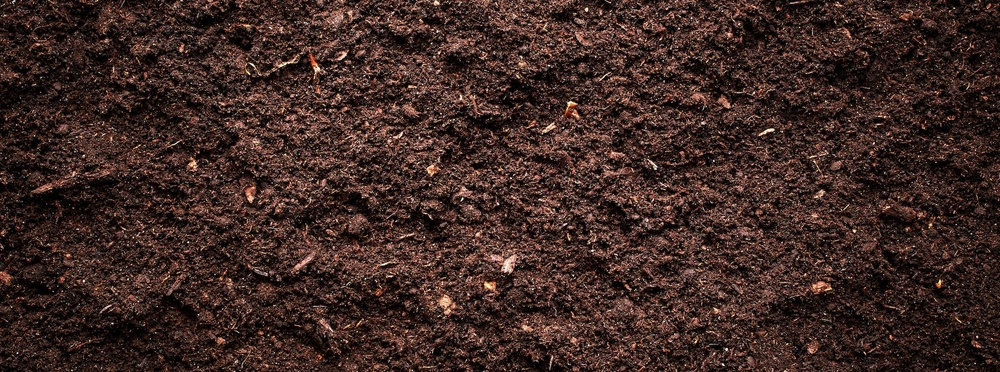
#> input picture Crop-Recommendation-System-master/SoilmoistureAnalysis/data/Soilmoisture/1.jpg, 1000 x 372 px, shrunk from 2000 x 745 before the run
$ python -i soil_analyzer.py   (imports and definitions only)
#> lines starting #> are read from the running program, lines starting #| are printed output that depends on the picture
import cv2
import numpy as np

def estimate_soil_moisture(image_path):
    """
    Estimate soil moisture from an image by combining grayscale and blue channel analysis.
    Uses both overall brightness (grayscale) and blue channel sensitivity (water absorption)
    with blur and median for robustness. Higher intensity indicates drier soil.
    Returns moisture percentage (0-100%).
    """
#> called with image_path = 'data/Soilmoisture/1.jpg'
    # Read the image
    image = cv2.imread(image_path)
#> image is the input picture: shape (372, 1000, 3); mean B, G, R 37, 42, 63.3
    if image is None:
        raise ValueError("Unable to read the image.")

    # Convert to grayscale and apply blur
    gray = cv2.cvtColor(image, cv2.COLOR_BGR2GRAY)
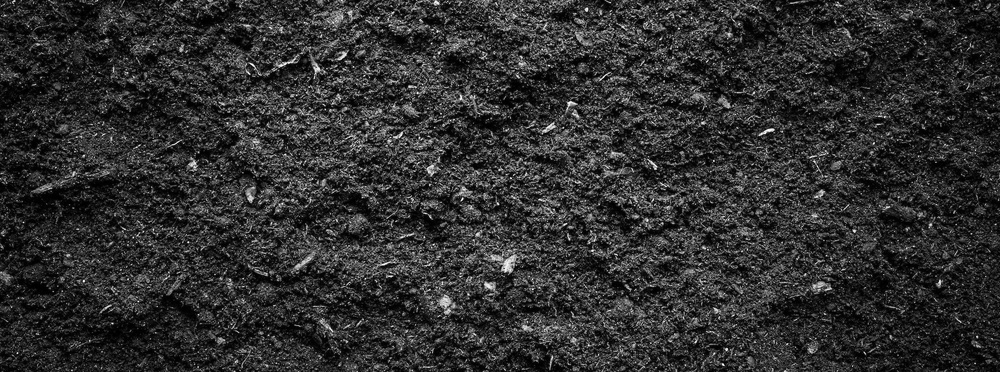
#> gray: shape (372, 1000); min 0, max 254, mean 47.8
    gray_blurred = cv2.GaussianBlur(gray, (5, 5), 0)
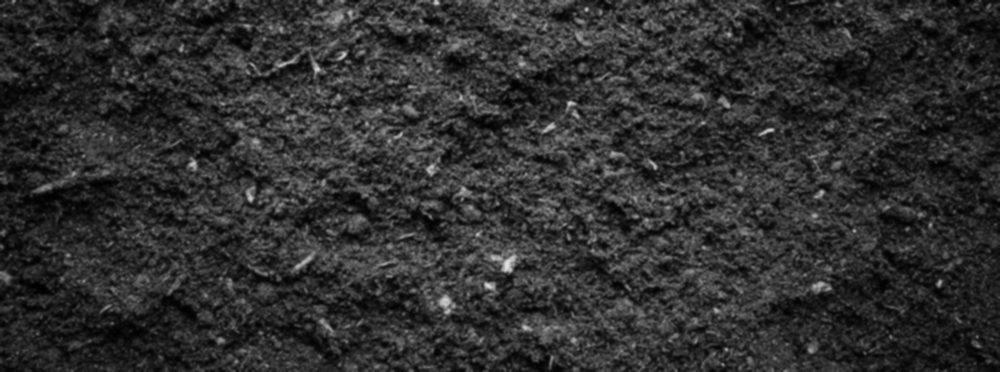
#> gray_blurred: shape (372, 1000); min 1, max 227, mean 47.8
    gray_median = np.median(gray_blurred)
#> gray_median = 45

    # Split into channels and use blue channel
    b, g, r = cv2.split(image)
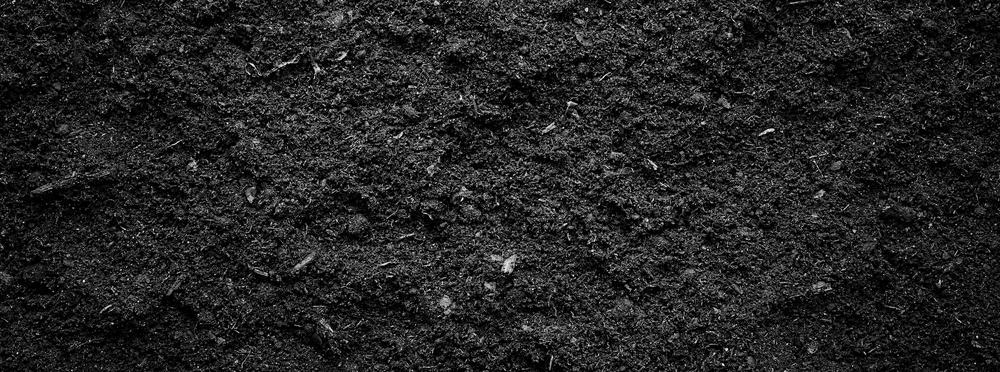
#> b: shape (372, 1000); min 0, max 250, mean 37
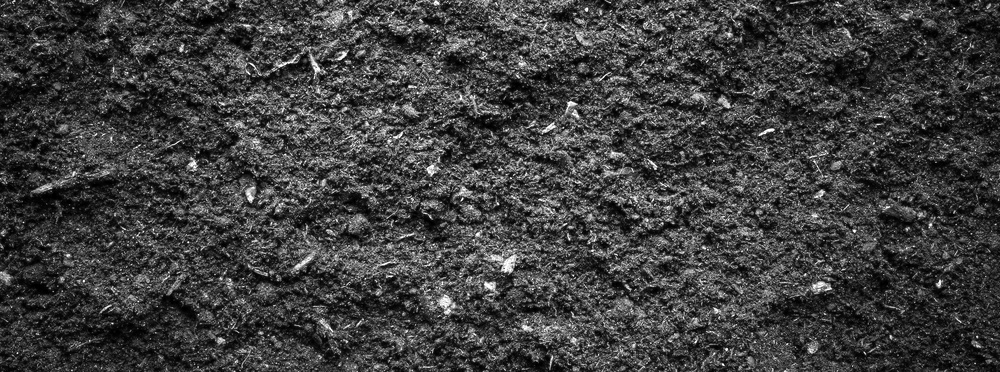
#> r: shape (372, 1000); min 0, max 255, mean 63.3
    blue_blurred = cv2.GaussianBlur(b, (5, 5), 0)
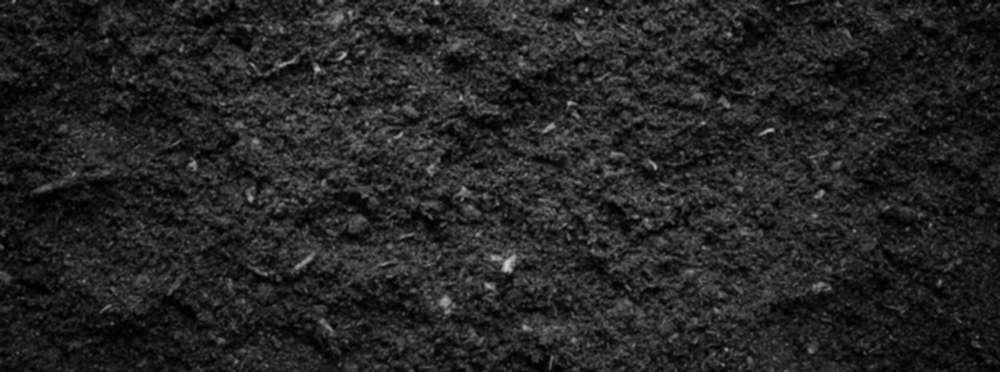
#> blue_blurred: shape (372, 1000); min 0, max 206, mean 37
    blue_median = np.median(blue_blurred)
#> blue_median = 34

    # Combine: weighted average (50% grayscale, 50% blue)
    combined_intensity = (gray_median + blue_median) / 2
#> combined_intensity = 39.5

    # Heuristic: Moisture = 100 - (combined_intensity / 255 * 100)
    # Assuming darker (lower intensity) = wetter soil
    moisture = 100 - (combined_intensity / 255 * 100)
#> moisture = 84.51

    # Clamp to 0-100
    moisture = max(0, min(100, moisture))

    return round(moisture, 2)

>>> result = estimate_soil_moisture('data/Soilmoisture/1.jpg')
#> result = 84.51

$ run again, on Crop-Recommendation-System-master/SoilmoistureAnalysis/data/Soilmoisture/2.jpg
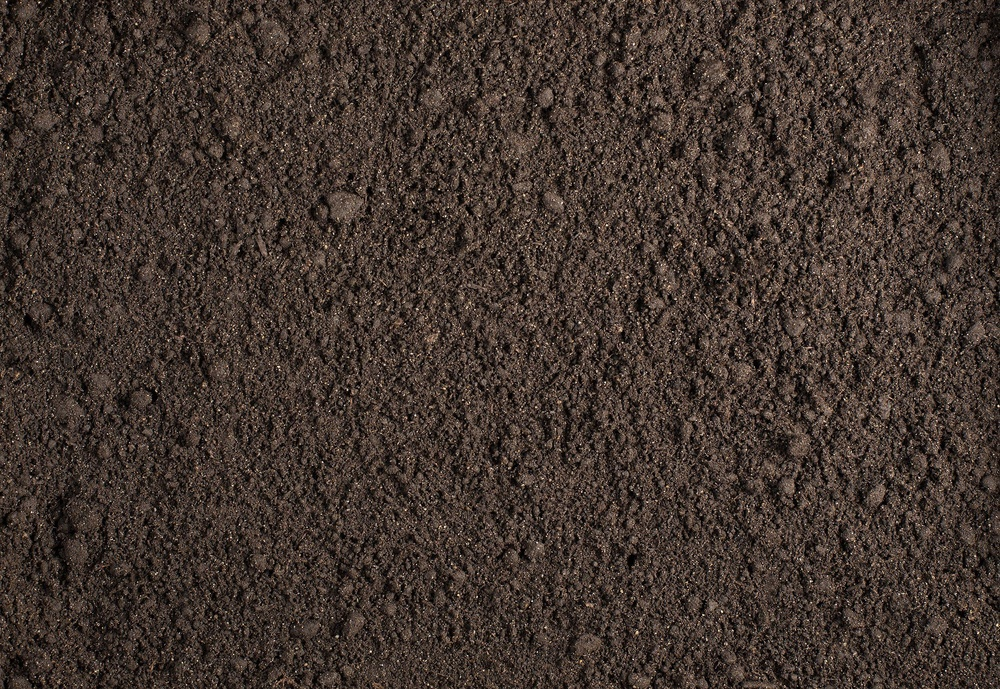
#> input picture Crop-Recommendation-System-master/SoilmoistureAnalysis/data/Soilmoisture/2.jpg, 1000 x 689 px, shrunk from 2550 x 1757 before the run
#> in estimate_soil_moisture, image is the input picture: shape (689, 1000, 3); mean B, G, R 47.5, 54.4, 67
#> in estimate_soil_moisture, `gray_blurred = cv2.GaussianBlur(gray, (5, 5), 0)`:
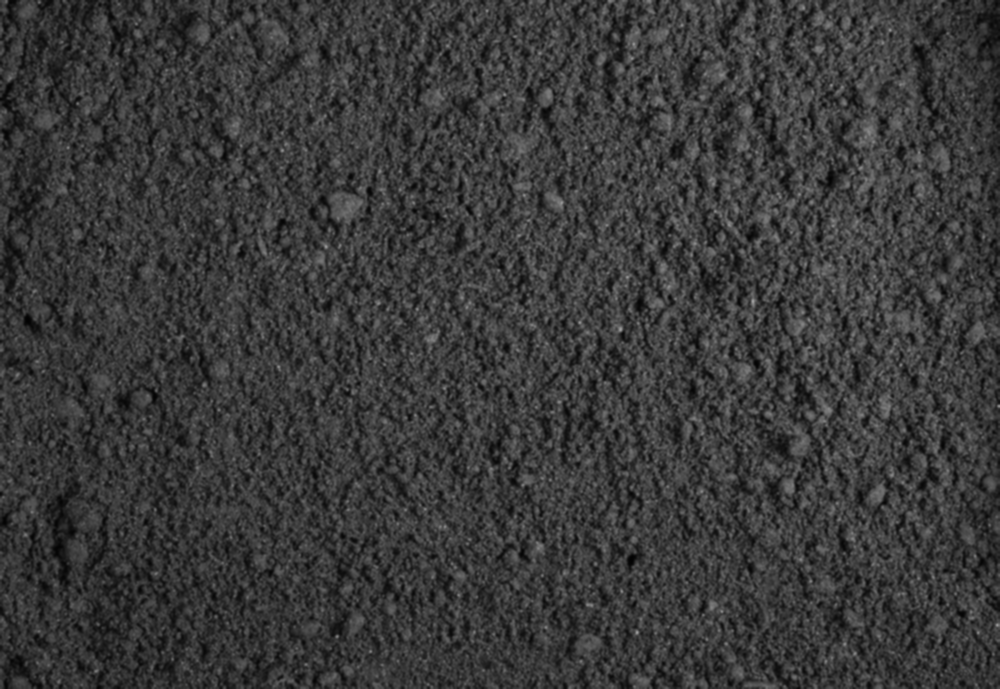
#> gray_blurred: shape (689, 1000); min 2, max 159, mean 57.4
#> gray_median = 57
#> in estimate_soil_moisture, `b, g, r = cv2.split(image)`:
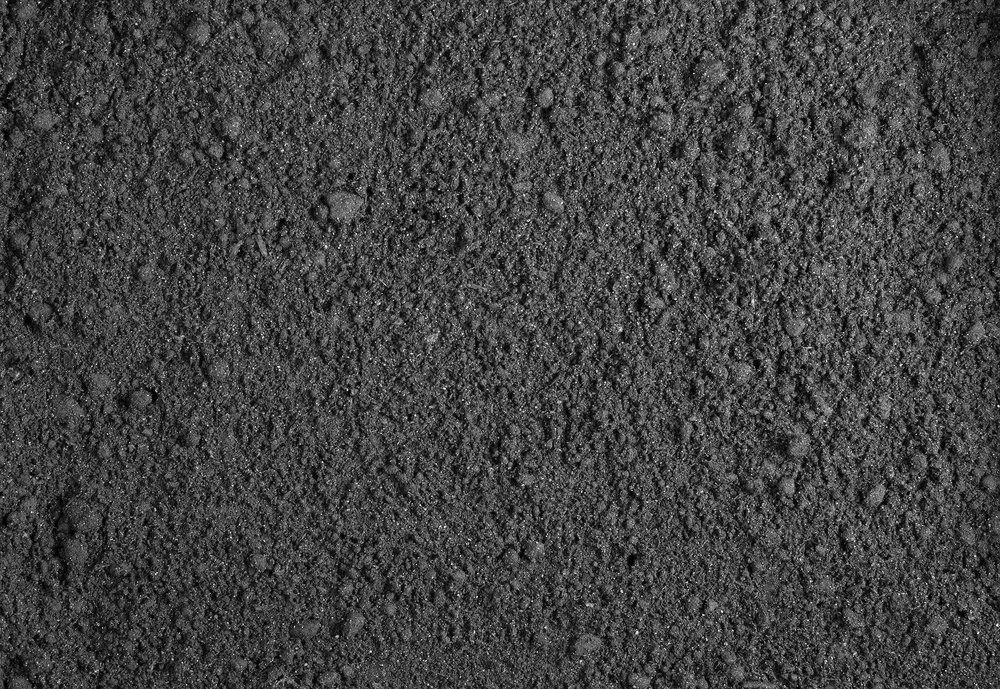
#> r: shape (689, 1000); min 0, max 255, mean 67
#> blue_median = 48
#> combined_intensity = 52.5
#> moisture = 79.41

$ run again, on Crop-Recommendation-System-master/SoilmoistureAnalysis/data/Soilmoisture/4.jpg
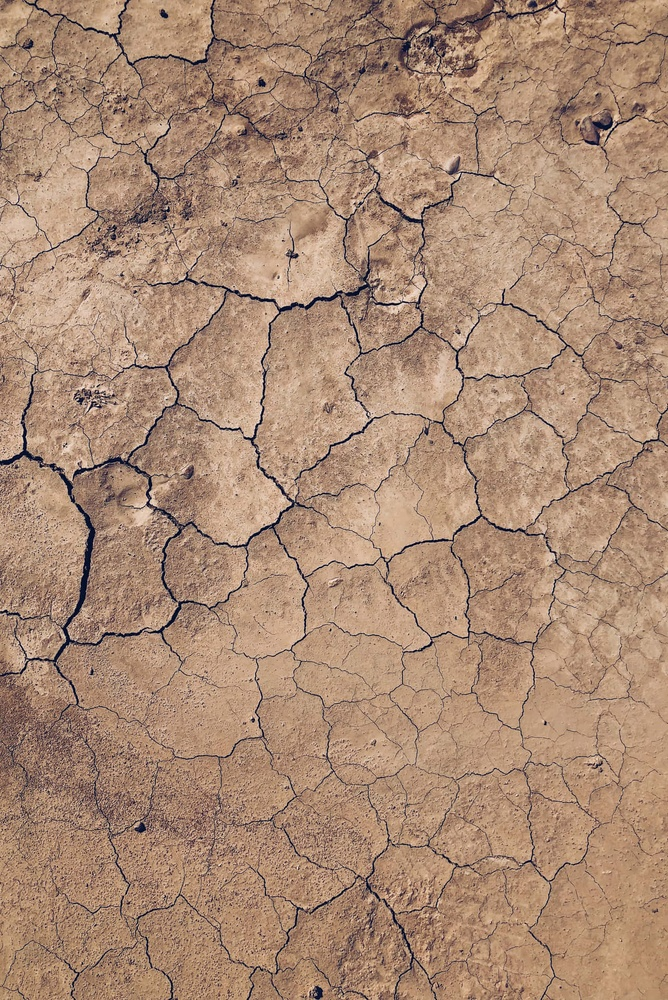
#> input picture Crop-Recommendation-System-master/SoilmoistureAnalysis/data/Soilmoisture/4.jpg, 668 x 1000 px, shrunk from 1282 x 1920 before the run
#> in estimate_soil_moisture, image is the input picture: shape (1000, 668, 3); mean B, G, R 115.9, 138.5, 170.4
#> in estimate_soil_moisture, `gray = cv2.cvtColor(image, cv2.COLOR_BGR2GRAY)`:
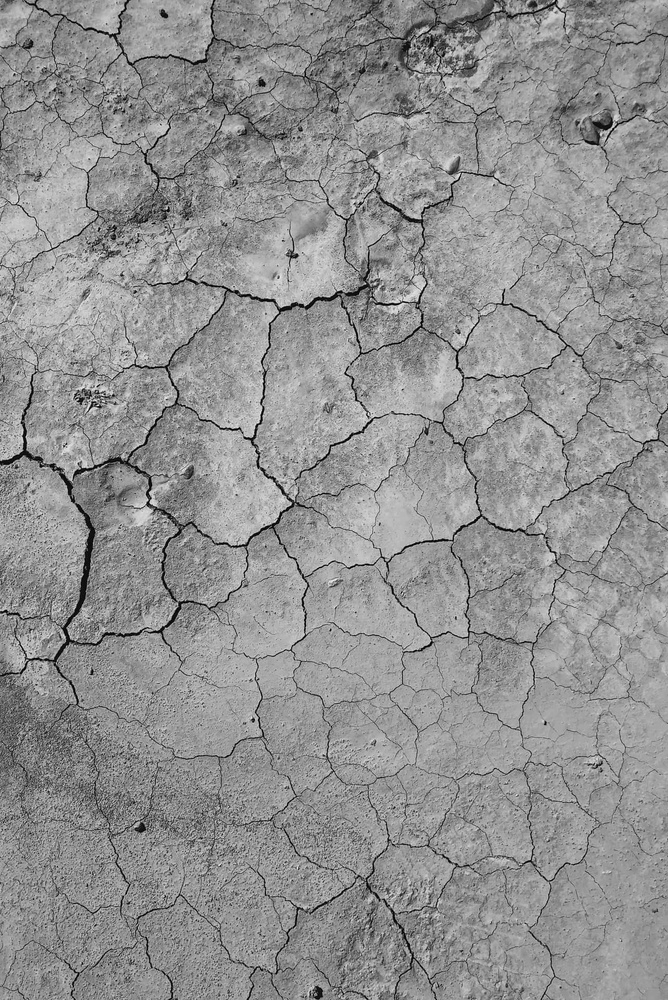
#> gray: shape (1000, 668); min 0, max 241, mean 145.4
#> gray_median = 148
#> in estimate_soil_moisture, `b, g, r = cv2.split(image)`:
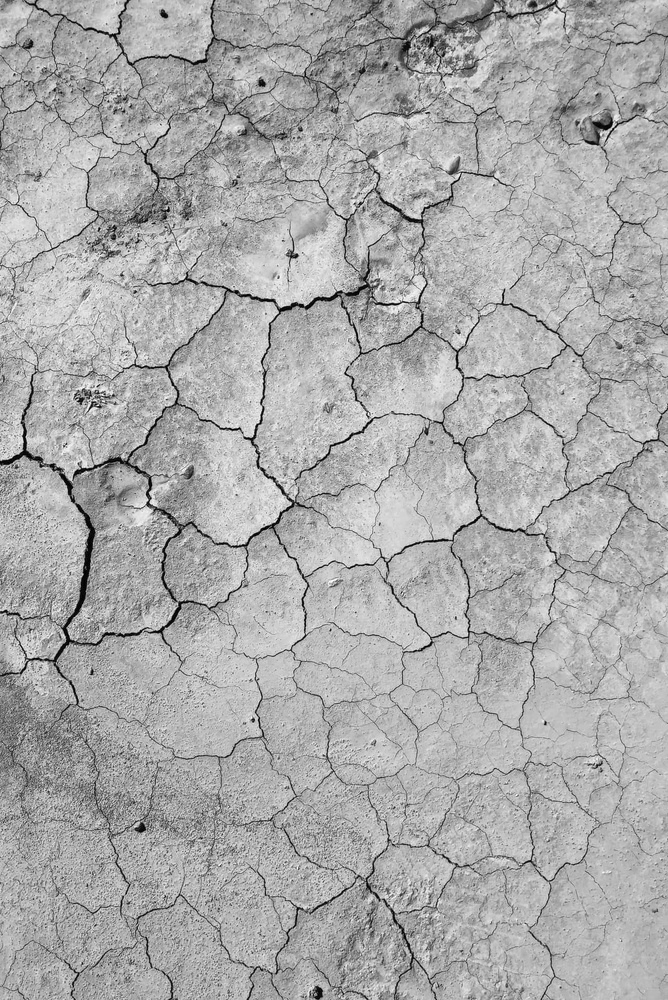
#> r: shape (1000, 668); min 0, max 255, mean 170.4
#> blue_median = 116
#> combined_intensity = 132
#> moisture = 48.24

$ run again, on Crop-Recommendation-System-master/SoilmoistureAnalysis/data/Soilmoisture/3.jpeg
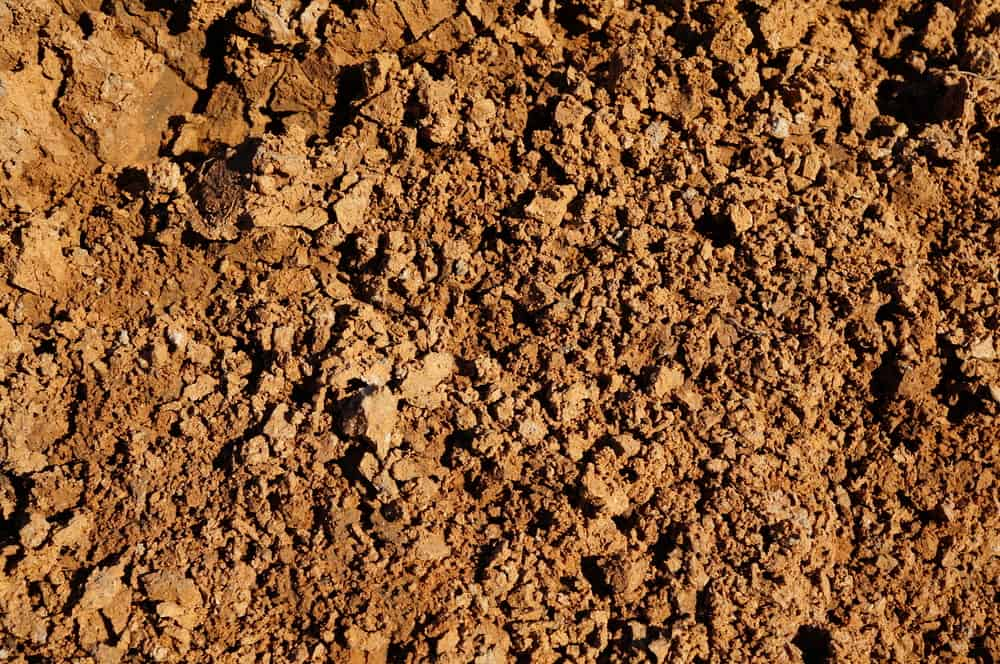
#> input picture Crop-Recommendation-System-master/SoilmoistureAnalysis/data/Soilmoisture/3.jpeg, 1000 x 664 px
#> in estimate_soil_moisture, image is the input picture: shape (664, 1000, 3); mean B, G, R 50.7, 87.8, 135.1
#> in estimate_soil_moisture, `gray = cv2.cvtColor(image, cv2.COLOR_BGR2GRAY)`:
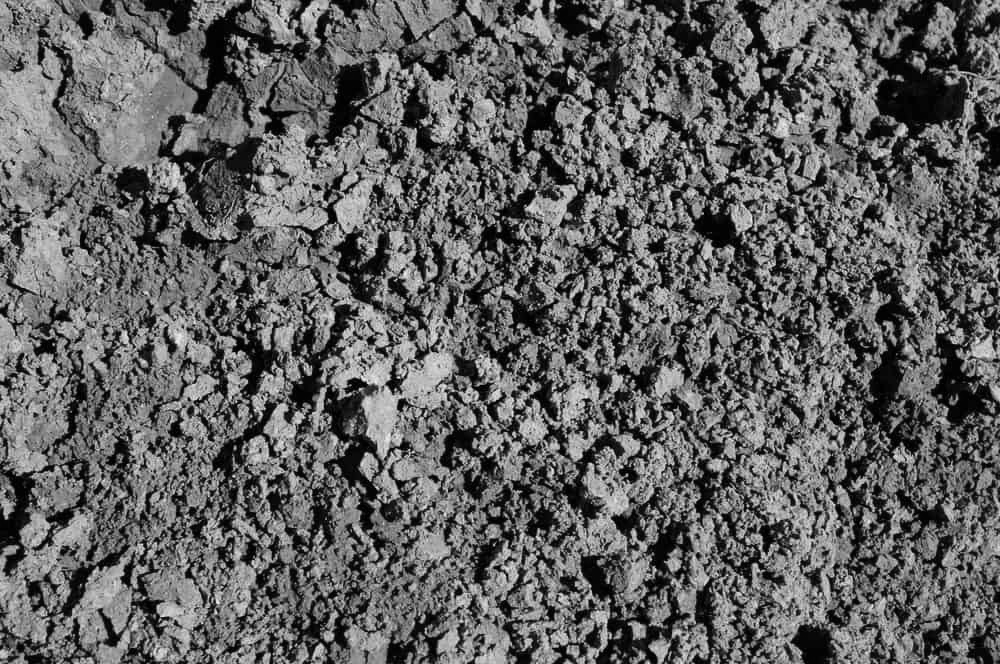
#> gray: shape (664, 1000); min 0, max 249, mean 97.7
#> gray_median = 106
#> in estimate_soil_moisture, `b, g, r = cv2.split(image)`:
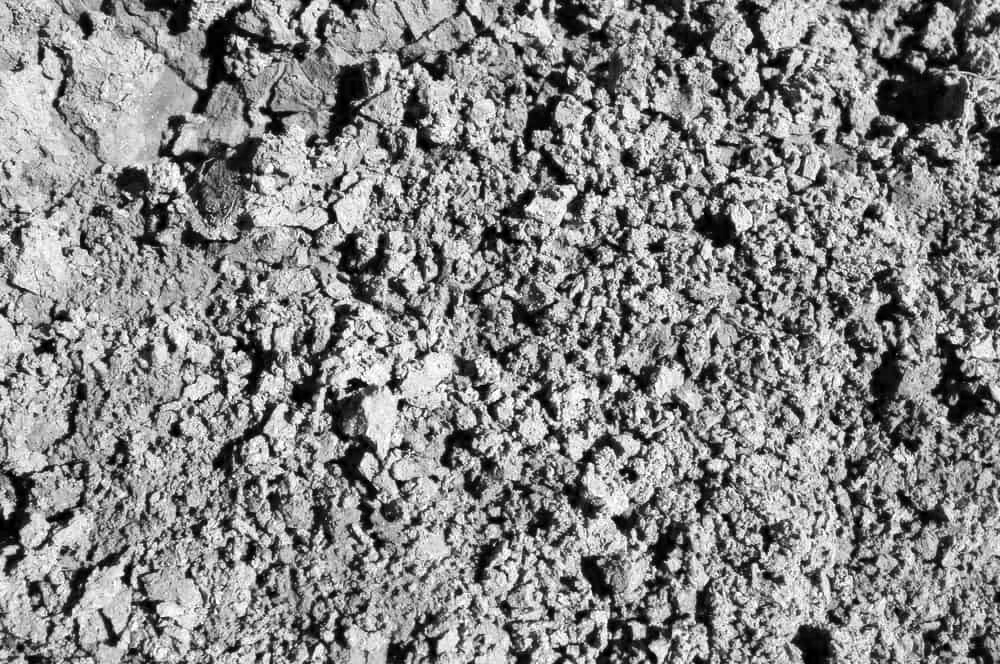
#> r: shape (664, 1000); min 0, max 255, mean 135.1
#> blue_median = 51
#> combined_intensity = 78.5
#> moisture = 69.22
